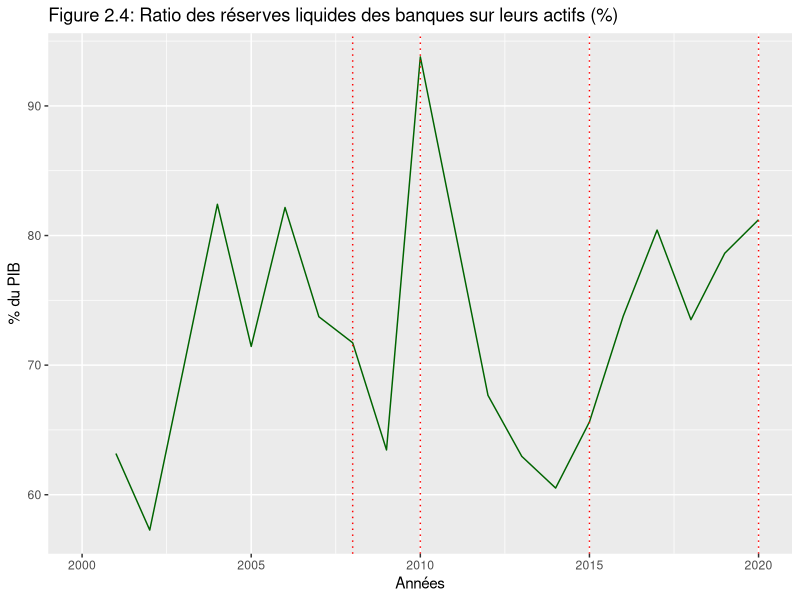

Reproduce this figure in R.
## ---- chunk 1
library(tidyverse)
library(openxlsx)

df <- read.xlsx("WB_HT_DATA.xlsx",startRow = 4)# upload fichier excel
head(df)

# transformation de la base de donnees

df <- df %>% pivot_longer(7:67, names_to = "year", values_to = "n") 
# creation de 2 nouvelles variables
# 1. "year" pour sauvegarder les annees (1960-2020)
# 2. "n" la mesure de chaque indicateur pour chaque annee respective


# Figure 2.4



reserve.ratio <- df %>% 
  filter(Indicator.Name == "Bank liquid reserves to bank assets ratio (%)") %>%
  rename(ratio = n) %>%
  select(year, ratio)

head(reserve.ratio)

reserve.ratio %>% 
  filter(year >= "2000")  %>% 
  mutate(annee = 2000:2020) %>% 
  ggplot(aes(annee, ratio))+
  geom_line(color = "dark green")+
  labs(x = "Années",
       y = "% du PIB",
       title = "Figure 2.4: Ratio des réserves liquides des banques sur leurs actifs (%)")+
  geom_smooth(col = "red", se = F, size = 0.01)+
  geom_vline(xintercept = 2008, linetype = "dotted", color = "red")+
   geom_vline(xintercept = 2010, linetype = "dotted", color = "red")+
   geom_vline(xintercept = 2015, linetype = "dotted", color = "red")+
   geom_vline(xintercept = 2020, linetype = "dotted", color = "red")




